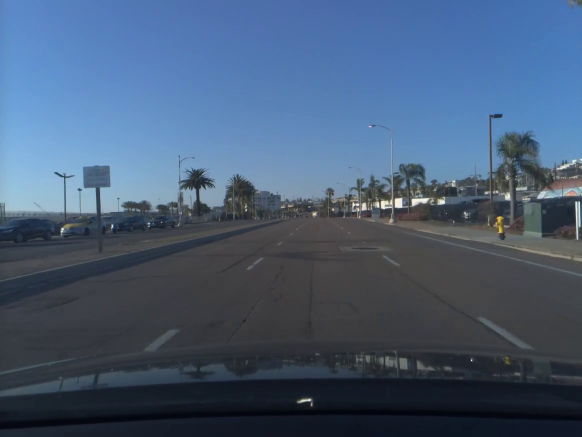
#> input picture ocv-playground/inputs/test_frame.jpg, 1164 x 874 px, found by its file name (shown at 1/2 size)
$ python lane-detect.py
#> lines starting #> are read from the running program, lines starting #| are printed output that depends on the picture; after the words box and inside, x2 and y2 are one past the last pixel; in counts of white or black regions, pixels touching at a corner belong together
# """
# A place to play with OpenCV and lane detection. Mostly playing around
# with the Hough transform and Canny edge detection before I get into
# the deep end with the the self-driving car for Cyberpunk 2077

# Author: J-A-Collins
# Date: 2020-08-01
# """

# # Imports
# import cv2
# import numpy as np
# import matplotlib.pyplot as plt


# def canny_method(img):
#     """A function that takes in an image and implements
#     the Canny edge detection method. Converts the image to
#     grayscale, reduces noise with a Gaussian blur, and then
#     finally applies the Canny edge detection method.

#     Parameters
#     ----------
#     img : numpy.ndarray
#         The image to be processed.

#     Returns
#     -------
#     canny_img : numpy.ndarray
#         The processed image.
#     """
#     grayscale = cv2.cvtColor(img, cv2.COLOR_BGR2GRAY)
#     blurred_img = cv2.GaussianBlur(grayscale, (5, 5), 0)
#     canny_img = cv2.Canny(blurred_img, 15, 45)  # (10, 30), (15, 45), (20, 60)
#     return canny_img


# def triangle_view(img):
#     """A function that creates a triangle view in the image
#     to focus on the lane lines.
#     Parameters
#     ----------
#     img : numpy.ndarray
#         The image to be processed.
#     Returns
#     -------
#     triangle : numpy.ndarray
#         The processed image.
#     """
#     max_h = 700  # img.shape[0]  # height, -e_y
#     max_x = img.shape[1]  # width, -e_x
#     polygons = list(
#         np.array([[(80, max_h), (max_x + 200, max_h), (630, 410)]], dtype=np.int32)
#     )
#     masking = np.zeros_like(img)
#     cv2.fillPoly(masking, polygons, 255)  # polygon colour white (255)
#     mask_img = cv2.bitwise_and(img, masking)
#     return mask_img


# def make_coordinates(img, line_parameters):
#     """A function that takes in an image and line parameters
#     and returns the coordinates of the line.

#     Parameters
#     ----------
#     img : numpy.ndarray
#         The image to be processed.
#         line_parameters : numpy.ndarray
#         The line parameters to be processed.

#     Returns
#     -------
#     coordinates : numpy.ndarray
#     The processed image."""
#     slope, intercept = line_parameters
#     y1 = img.shape[0]
#     y2 = int(y1 * (3 / 5))
#     x1 = int((y1 - intercept) / slope)
#     x2 = int((y2 - intercept) / slope)
#     coordinates = np.array([x1, y1, x2, y2])
#     return coordinates


# def average_slope_intercept(img, lines):
#     """A function that takes in an image and lines and
#     returns the average slope and intercept of the lines.

#     Parameters
#     ----------
#     img : numpy.ndarray
#         The image to be processed.
#     lines : numpy.ndarray
#         The lines to be averaged.

#     Returns
#     -------
#     average_lines : numpy.ndarray
#         The processed image.
#     """
#     left_fit, right_fit = [], []
#     for line in lines:
#         x1, y1, x2, y2 = line.reshape(4)
#         parameters = np.polyfit((x1, x2), (y1, y2), 1)
#         slope = parameters[0]
#         intercept = parameters[1]
#         if slope < 0:
#             left_fit.append((slope, intercept))
#         else:
#             right_fit.append((slope, intercept))
#     left_fit_average = np.average(left_fit, axis=0)
#     right_fit_average = np.average(right_fit, axis=0)
#     left_line = make_coordinates(img, left_fit_average)
#     right_line = make_coordinates(img, right_fit_average)
#     average_lines = np.array([left_line, right_line])
#     return average_lines


# def display_lines(img, lines):
#     """A function that takes in an image and lines and
#     displays the lines on the image.

#     Parameters
#     ----------
#     img : numpy.ndarray
#         The image to be processed.
#     lines : numpy.ndarray
#         The lines to be displayed.
#     Returns
#     -------
#     line_img : numpy.ndarray
#         The processed image.
#     """
#     line_img = np.zeros_like(img)
#     if lines.all():  # Not None, .any()?
#         for line in lines:
#             x1, y1, x2, y2 = line.reshape(4)
#             cv2.line(line_img, (x1, y1), (x2, y2), (255, 0, 0), 10)
#     return line_img


# if __name__ == "__main__":
#     print("Lane detection playground")
#     # Load the image:
# lane_img = cv2.imread(
#     r"C:\Users\jacka\Documents\GitHub\py-punk\ocv-playground\inputs\test_frame.jpg"
# )
# # Create a copy of the image, for the thresholding:
# lane_detect = np.copy(lane_img)
# # Apply edge detection:
# canny_img = canny_method(lane_detect)
# cropped_img = triangle_view(canny_img)
# lines = cv2.HoughLinesP(
#     cropped_img, 2, np.pi / 180, 100, np.array([]), minLineLength=5, maxLineGap=20
# )
# mean_lines = average_slope_intercept(lane_detect, lines)
# masked_lane_detect = triangle_view(lane_detect)  # Mask the original image
# line_img = display_lines(
#     masked_lane_detect, mean_lines
# )  # Draw the lines on the masked image
# threshold_img = cv2.addWeighted(lane_detect, 0.8, line_img, 1, 1)
#     # Display the image:
#     cv2.imshow("output", threshold_img)  # Show the threshold_img directly
#     cv2.waitKey(0)

import cv2
import numpy as np


class LaneDetector:
    def __init__(self, image_path):
        self.image_path = image_path
        self.image = cv2.imread(self.image_path)
#> self.image is the input picture: shape (874, 1164, 3); mean B, G, R 117.4, 91.7, 71.5
        self.processed_image = None


    def canny_method(self, img):
        """A function that takes in an image and implements
        the Canny edge detection method. Converts the image to
        grayscale, reduces noise with a Gaussian blur, and then
        finally applies the Canny edge detection method.

        Parameters
        ----------
        img : numpy.ndarray
            The image to be processed.

        Returns
        -------
        canny_img : numpy.ndarray
            The processed image.
        """
        grayscale = cv2.cvtColor(img, cv2.COLOR_BGR2GRAY)
        blurred_img = cv2.GaussianBlur(grayscale, (5, 5), 0)
        canny_img = cv2.Canny(blurred_img, 15, 45)  # (10, 30), (15, 45), (20, 60)
        return canny_img

    def average_slope_intercept(self, img, lines):
        """A function that takes in an image and lines and
        returns the average slope and intercept of the lines.

        Parameters
        ----------
        img : numpy.ndarray
            The image to be processed.
        lines : numpy.ndarray
            The lines to be averaged.

        Returns
        -------
        average_lines : numpy.ndarray
            The processed image.
        """
        left_fit, right_fit = [], []
        for line in lines:
            x1, y1, x2, y2 = line.reshape(4)
            parameters = np.polyfit((x1, x2), (y1, y2), 1)
            slope = parameters[0]
            intercept = parameters[1]
            if slope < 0:
                left_fit.append((slope, intercept))
            else:
                right_fit.append((slope, intercept))
        left_fit_average = np.average(left_fit, axis=0)
        right_fit_average = np.average(right_fit, axis=0)
        left_line = self.make_coordinates(img, left_fit_average)
        right_line = self.make_coordinates(img, right_fit_average)
        average_lines = np.array([left_line, right_line])
        return average_lines

    def make_coordinates(self, img, line_parameters):
        """A function that takes in an image and line parameters
        and returns the coordinates of the line.

        Parameters
        ----------
        img : numpy.ndarray
            The image to be processed.
        line_parameters : numpy.ndarray
            The line parameters to be processed.

        Returns
        -------
        coordinates : numpy.ndarray
        The processed image."""
        slope, intercept = line_parameters
        y1 = img.shape[0]
        y2 = int(y1 * (3 / 5))
        x1 = int((y1 - intercept) / slope)
        x2 = int((y2 - intercept) / slope)
        coordinates = np.array([x1, y1, x2, y2])
        return coordinates

    def triangle_view(self, img):
        """A function that creates a triangle view in the image
        to focus on the lane lines.
        Parameters
        ----------
        img : numpy.ndarray
            The image to be processed.
        Returns
        -------
        triangle : numpy.ndarray
            The processed image.
        """
        max_h = 700  # img.shape[0]  # height, -e_y
        max_x = img.shape[1]  # width, -e_x
        polygons = list(
            np.array([[(80, max_h), (max_x + 200, max_h), (630, 410)]], dtype=np.int32)
        )
        masking = np.zeros_like(img)
        cv2.fillPoly(masking, polygons, 255)  # polygon colour white (255)
        mask_img = cv2.bitwise_and(img, masking)
        return mask_img

    def display_lines(self, img, lines):
        """A function that takes in an image and lines and
        displays the lines on the image.

        Parameters
        ----------
        img : numpy.ndarray
            The image to be processed.
        lines : numpy.ndarray
            The lines to be displayed.
        Returns
        -------
        line_img : numpy.ndarray
            The processed image.
        """
        line_img = np.zeros_like(img)
        if lines.all():  # Not None, .any()?
            for line in lines:
                x1, y1, x2, y2 = line.reshape(4)
                cv2.line(line_img, (x1, y1), (x2, y2), (255, 0, 0), 10)
        return line_img

    def detect_lane(self):
        # Create a copy of the image, for the thresholding:
        lane_detect = np.copy(self.image)
        # Apply edge detection:
        canny_img = self.canny_method(lane_detect)
#> in canny_method, `grayscale = cv2.cvtColor(img, cv2.COLOR_BGR2GRAY)`:
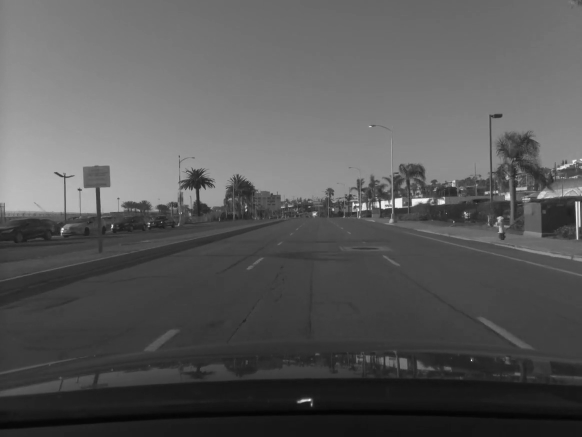
#> grayscale: shape (874, 1164) (shown at 1/2 size); min 2, max 254, mean 88.6
#> in canny_method, `canny_img = cv2.Canny(blurred_img, 15, 45)`:
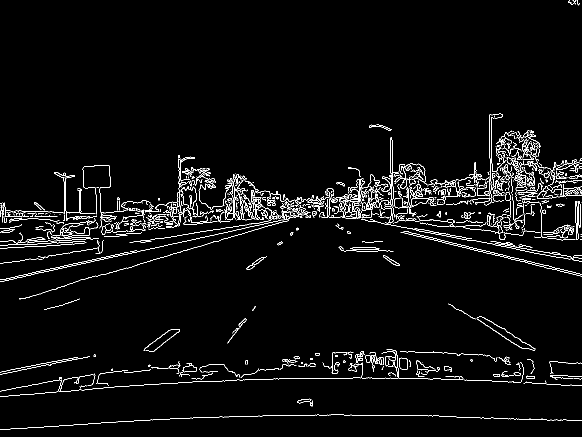
#> canny_img: shape (874, 1164) (shown at 1/2 size); 3.3% white in thin lines or dots
        cropped_img = self.triangle_view(canny_img)
#> in triangle_view, `cv2.fillPoly(masking, polygons, 255)`:
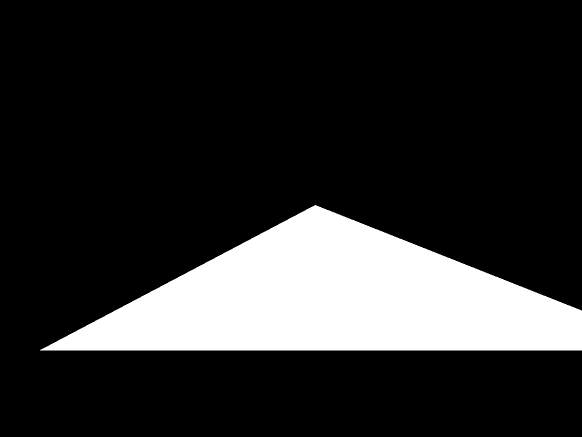
#> masking: shape (874, 1164) (shown at 1/2 size); 17.6% white; 1 white region, box (x1, y1, x2, y2) and area: (80, 410, 1164, 701) 179212
#> in triangle_view, `mask_img = cv2.bitwise_and(img, masking)`:
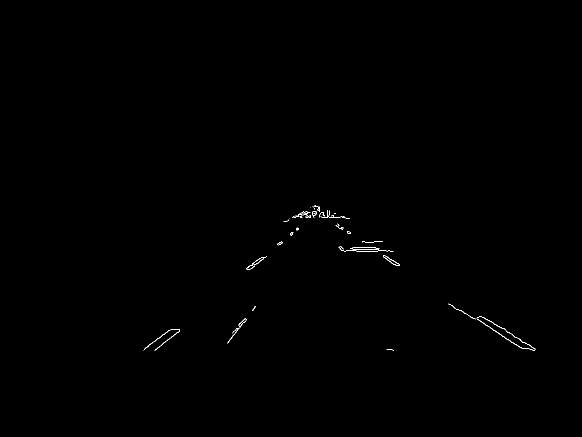
#> mask_img: shape (874, 1164) (shown at 1/2 size); 0.17% white in thin lines or dots, all inside (x1, y1, x2, y2) = (287, 410, 1071, 701)
        lines = cv2.HoughLinesP(
            cropped_img,
            2,
            np.pi / 180,
            100,
            np.array([]),
            minLineLength=5,
            maxLineGap=20,
        )
#> lines = [[954, 638, 1042, 695], [965, 634, 1070, 697], [1028, 673, 1046, 684], [288, 698, 325, 669], [917, 619, 928, 626], [635, 419, 701, 466], [725, 483, 799, 529], [502, 537, 529, 514]]
        mean_lines = self.average_slope_intercept(lane_detect, lines)
#> the loop in average_slope_intercept, `for line in lines:` made 8 passes
#> (x1, y1, x2, y2, slope, intercept) on passes 1 to 8: (954, 638, 1042, 695, 0.648, 20.07), (965, 634, 1070, 697, 0.6, 55), (1028, 673, 1046, 684, 0.611, 44.78), (288, 698, 325, 669, -0.784, 923.7), (917, 619, 928, 626, 0.636, 35.45), (635, 419, 701, 466, 0.712, -33.2), (725, 483, 799, 529, 0.622, 32.32), (502, 537, 529, 514, -0.852, 964.6)
#> after the loop in average_slope_intercept, `for line in lines:`: left_fit = [(-0.784, 923.7), (-0.852, 964.6)]; right_fit = [(0.648, 20.07), (0.6, 55), (0.611, 44.78), (0.636, 35.45), (0.712, -33.2), (0.622, 32.32)]
#> in average_slope_intercept, `left_fit_average = np.average(left_fit, axis=0)`: left_fit_average = [-0.818, 944.2]
#> in average_slope_intercept, `right_fit_average = np.average(right_fit, axis=0)`: right_fit_average = [0.638, 25.74]
#> in make_coordinates, `slope, intercept = line_parameters`: slope = -0.818; intercept = 944.2
#> in make_coordinates, `x1 = int((y1 - intercept) / slope)`: x1 = 85
#> in make_coordinates, `x2 = int((y2 - intercept) / slope)`: x2 = 513
#> in make_coordinates, `coordinates = np.array([x1, y1, x2, y2])`: coordinates = [85, 874, 513, 524]
#> in average_slope_intercept, `right_line = self.make_coordinates(img, right_fit_average)`: right_line = [1329, 874, 780, 524]
#> in average_slope_intercept, `average_lines = np.array([left_line, right_line])`: average_lines = [[85, 874, 513, 524], [1329, 874, 780, 524]]
#> mean_lines = [[85, 874, 513, 524], [1329, 874, 780, 524]]
        masked_lane_detect = self.triangle_view(lane_detect)  # Mask the original image
#> in triangle_view (call 2), `cv2.fillPoly(masking, polygons, 255)`:
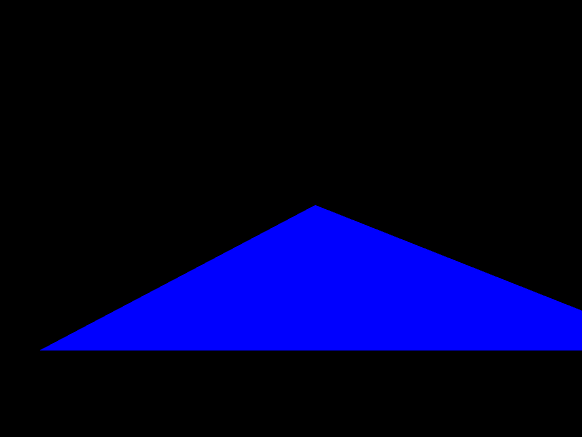
#> masking: shape (874, 1164, 3) (shown at 1/2 size); mean of channels 0, 1, 2 44.9, 0, 0; drawn as B, G, R
#> in triangle_view (call 2), `mask_img = cv2.bitwise_and(img, masking)`:
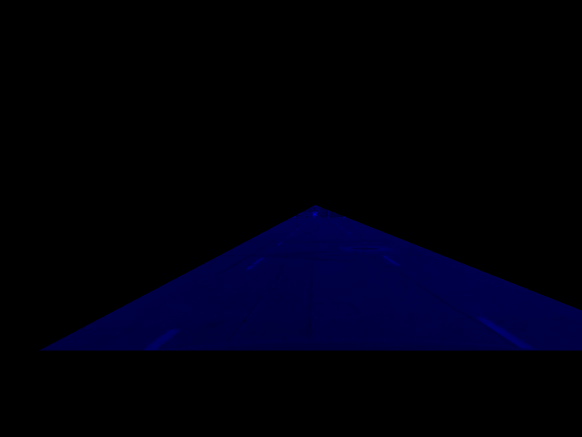
#> mask_img: shape (874, 1164, 3) (shown at 1/2 size); mean B, G, R 11.9, 0, 0
        line_img = self.display_lines(
            masked_lane_detect, mean_lines
        )  # Draw the lines on the masked image
#> the loop in display_lines, `for line in lines:` made 2 passes
        threshold_img = cv2.addWeighted(lane_detect, 0.8, line_img, 1, 1)
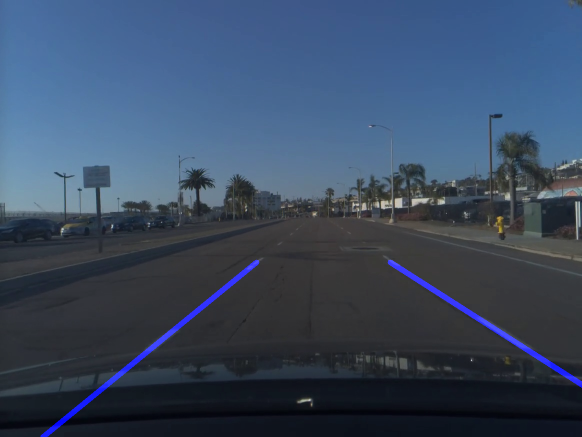
#> threshold_img: shape (874, 1164, 3) (shown at 1/2 size); mean B, G, R 97.1, 74.3, 58.2
        self.processed_image = threshold_img  # Add this line to store the result


    def show_result(self):
        if self.processed_image is not None:
            cv2.imshow("output", self.processed_image)
            cv2.waitKey(0)
        else:
            print("No processed image to display. Run detect_lane() first.")


if __name__ == "__main__":
    image_path = r"C:\Users\jacka\Documents\GitHub\py-punk\ocv-playground\inputs\test_frame.jpg"
    lane_detector = LaneDetector(image_path)
    lane_detector.detect_lane()
    lane_detector.show_result()
